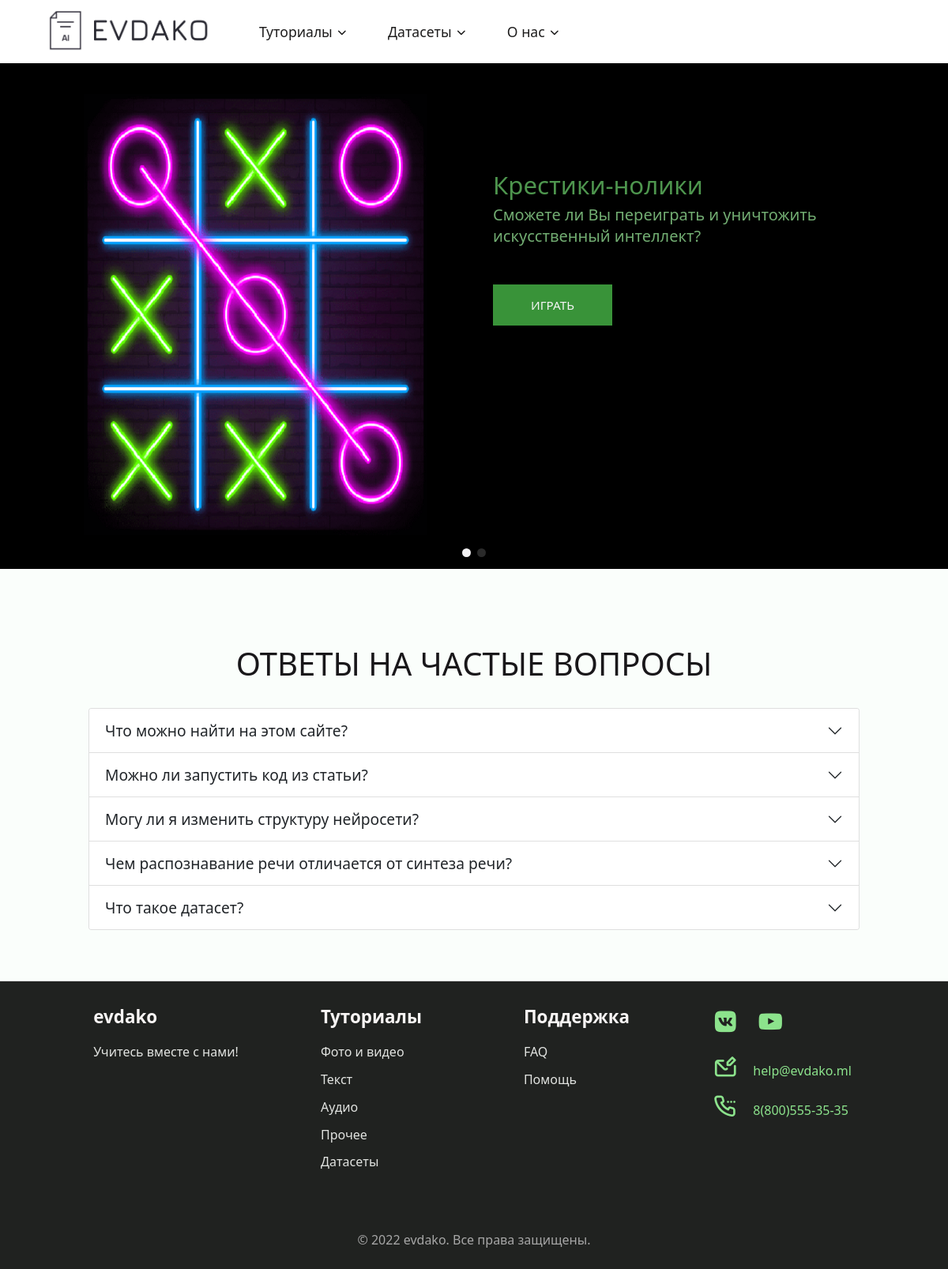
Screenshot of /faq/ with the database file from the repository.
### tutorml/models.py (models this page shows, shortened)
class FAQ(models.Model):
    question = models.CharField("Вопрос", max_length=100)
    answer = models.TextField("Ответ")

### tutorml/views.py (the view)
# urls.py: path("faq/", views.faq, name="faq"),
def faq(request):
    faqs = get_list_or_404(FAQ)
    return render(request, "tutorml/faq.html", {"faqs": faqs})

### tutorml/templates/tutorml/faq.html (shortened to what this page needs)
{% extends 'tutorml/base.html' %}
{% load static %}
{% block links %}
<link href="https://cdn.jsdelivr.net/npm/bootstrap@5.1.3/dist/css/bootstrap.min.css" rel="stylesheet"
>
<link rel="stylesheet" href="{% static 'tutorml/css/bs_changes.css' %}">
{% endblock %}
{% block content %}
<section class="section">
    <h1 class="section_title">ОТВЕТЫ НА ЧАСТЫЕ ВОПРОСЫ</h1>
    <div class="accordion" id="accordionExample">
        {% for faq in faqs %}
            <div class="accordion-item">
                <h2 class="accordion-header" id="heading{{ forloop.counter }}">
                    <button class="accordion-button collapsed" type="button" data-bs-toggle="collapse"
                        data-bs-target="#collapse{{ forloop.counter }}" aria-expanded="true" aria-controls="collapse{{ forloop.counter }}">
                        {{ faq.question }}
                    </button>
                </h2>
            </div>
        {% endfor %}
        </div>
</section>
{% endblock %}

### tutorml/static/tutorml/css/bs_changes.css (style rules this page uses)
.accordion { font-size: 1.2rem; }
.accordion-button { font-size: 1.2rem; }

### tutorml/static/tutorml/css/style.css (style rules this page uses)
:root { --font-family: "Segoe UI", Roboto, "Helvetica Neue", Arial, sans-serif; }
* { box-sizing: border-box; padding: 0; margin: 0; }
body { margin: 5rem 0 0 0; font-family: var(--font-family); font-weight: 500; line-height: normal; background-color: rgb(250, 254, 251); color: #19171a; overflow: overlay; }
.section { padding: 2rem 1rem 4rem; margin-left: 8vw; margin-right: 8vw; }
.section_title { font-weight: 400; font-size: 2.5rem; text-align: center; margin-bottom: 2rem; }
.section_title, .section_subtitle { text-align: center; }

### rows the page displays
FAQ: question "Что можно найти на этом сайте?"
FAQ: question "Можно ли запустить код из статьи?"
FAQ: question "Могу ли я изменить структуру нейросети?"
FAQ: question "Чем распознавание речи отличается от синтеза речи?"
FAQ: question "Что такое датасет?"
